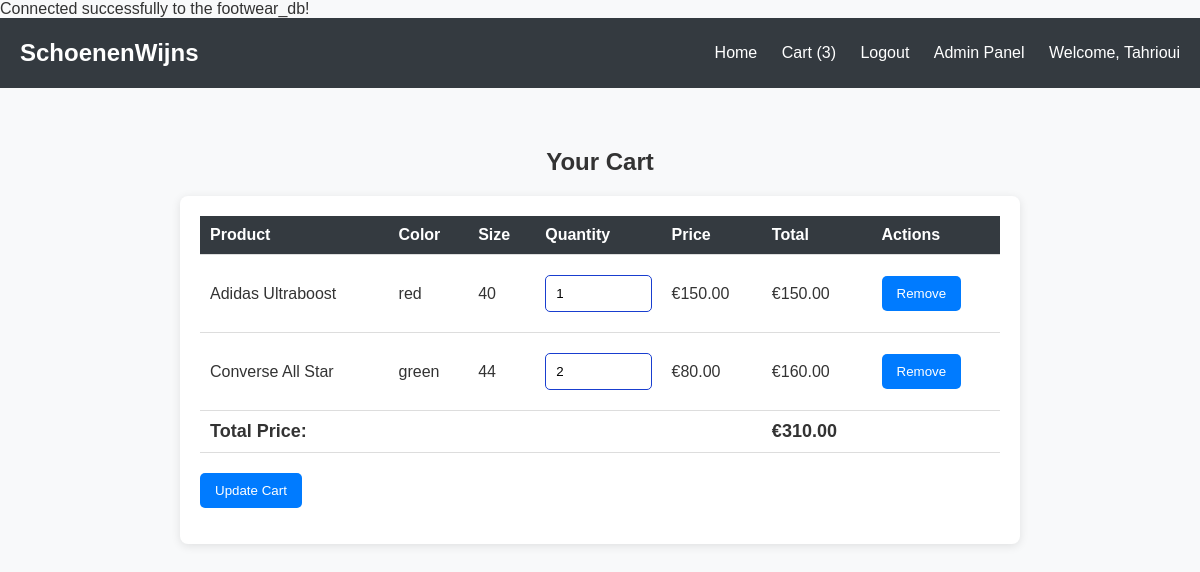
The app's page /footwear/cart.php (signed in) with its own data.
### tables this page shows
CREATE TABLE `cart` (
  `user_id` int(11) NOT NULL,
  `artikelnr` int(11) NOT NULL,
  `variantnr` int(11) NOT NULL,
  `aantal` int(11) DEFAULT NULL
);

CREATE TABLE `products` (
  `artikelnr` int(11) NOT NULL,
  `naam` varchar(100) DEFAULT NULL,
  `prijs` decimal(10,2) DEFAULT NULL,
  `type_of_shoe` varchar(50) DEFAULT NULL,
  `directory` varchar(255) DEFAULT NULL,
  `product_information` text DEFAULT NULL
);

CREATE TABLE `productvariant` (
  `artikelnr` int(11) NOT NULL,
  `variantnr` int(11) NOT NULL,
  `kleur` varchar(50) DEFAULT NULL,
  `maat` int(11) DEFAULT NULL,
  `stock` int(11) DEFAULT NULL,
  `bought_counter` int(11) DEFAULT NULL,
  `variant_directory` varchar(255) DEFAULT NULL
);

### footwear/cart.php (the view, shortened to what this page needs)
<?php
include 'connect.php';
$user_id = $_SESSION['user_id'];
$sql = "SELECT p.naam, pv.kleur, pv.maat, c.aantal, p.prijs, c.artikelnr, c.variantnr
        FROM Cart c
        JOIN ProductVariant pv ON c.artikelnr = pv.artikelnr AND c.variantnr = pv.variantnr
        JOIN Products p ON c.artikelnr = p.artikelnr
        WHERE c.user_id = ?";
$stmt = $conn->prepare($sql);
$stmt->bind_param("i", $user_id);
$stmt->execute();
$result = $stmt->get_result();
?>
<!DOCTYPE html>
<html lang="en">
<head>
    <link rel="stylesheet" href="css/style.css">
    <link rel="stylesheet" href="css/cart.css">
</head>
<body>
<header>
    <div class="logo">SchoenenWijns</div>
    <nav>
        <ul>
            <li><a href="index.php">Home</a></li>
            <?php if (isset($_SESSION['user_id'])): ?>
                <li><a href="cart.php">Cart (<?php echo isset($_SESSION['cart_count']) ? $_SESSION['cart_count'] : '0'; ?>)</a></li>
                <li><a href="logout.php">Logout</a></li>
                <?php if ($_SESSION['user_type'] == 'admin'): ?>
                    <li><a href="adminPanel.php">Admin Panel</a></li>
                <?php endif; ?>
                <li><a href="#">Welcome, <?php echo $_SESSION['voornaam']; ?></a></li>
            <?php else: ?>
                <li><a href="login_register.php">Login/Register</a></li>
            <?php endif; ?>
        </ul>
    </nav>
</header>
<main>
    <h2>Your Cart</h2>
    <div class="cart-items">
        <?php if ($result->num_rows > 0): ?>
            <form action="update_cart.php" method="POST">
                <table>
                    <tr>
                        <th>Product</th>
                        <th>Color</th>
                        <th>Size</th>
                        <th>Quantity</th>
                        <th>Price</th>
                        <th>Total</th>
                        <th>Actions</th>
                    </tr>
                    <?php
                    $total_price = 0;
                    while ($row = $result->fetch_assoc()):
                        $item_total = $row['aantal'] * $row['prijs'];
                        $total_price += $item_total;
                    ?>
                    <tr>
                        <td><?php echo $row['naam']; ?></td>
                        <td><?php echo $row['kleur']; ?></td>
                        <td><?php echo $row['maat']; ?></td>
                        <td>
                            <input type="number" name="quantities[<?php echo $row['artikelnr']; ?>][<?php echo $row['variantnr']; ?>]" value="<?php echo $row['aantal']; ?>" min="1" max="100">
                        </td>
                        <td>€<?php echo number_format($row['prijs'], 2); ?></td>
                        <td>€<?php echo number_format($item_total, 2); ?></td>
                        <td>
                            <button type="submit" name="remove" value="<?php echo $row['artikelnr'] . '-' . $row['variantnr']; ?>">Remove</button>
                        </td>
                    </tr>
                    <?php endwhile; ?>
                    <tr>
                        <td colspan="5" class="total">Total Price:</td>
                        <td class="total">€<?php echo number_format($total_price, 2); ?></td>
                        <td></td>
                    </tr>
                </table>
                <button type="submit" name="update_cart">Update Cart</button>
            </form>
        <?php else: ?>
            <p class="empty-cart">Your cart is empty.</p>
        <?php endif; ?>
    </div>
</main>
</body>
</html>

### footwear/css/style.css (style rules this page uses)
body { font-family: Arial, sans-serif; background-color: #f8f9fa; color: #353030; margin: 0; padding: 0; }
header { background-color: #292e33; color: white; padding: 10px 20px; display: flex; justify-content: space-between; align-items: center; }
.logo { font-size: 24px; font-weight: bold; }
nav ul { list-style: none; padding: 0; }
nav ul li { display: inline; margin-left: 20px; }
nav ul li a { color: white; text-decoration: none; }
main { padding: 40px 20px; }
h2, h3 { text-align: center; margin-bottom: 20px; }
input[type="text"], input[type="email"], input[type="password"], input[type="number"] { width: 100%; padding: 10px; margin: 10px 0; border: 1px solid #193ecf; border-radius: 5px; transition: border-color 0.3s; }
.cart-items { max-width: 800px; margin: 0 auto; padding: 20px; background-color: white; border-radius: 8px; box-shadow: 0 2px 10px rgba(0, 0, 0, 0.1); }
h2 { text-align: center; margin-top: 20px; }
table { width: 100%; border-collapse: collapse; margin-bottom: 20px; }
th, td { padding: 10px; text-align: left; border-bottom: 1px solid #ddd; }
th { background-color: #343a40; color: white; }
.total { font-weight: bold; font-size: 18px; }

### footwear/css/cart.css (style rules this page uses)
body { font-family: Arial, sans-serif; background-color: #f8f9fa; color: #333; margin: 0; padding: 0; }
header { background-color: #343a40; color: white; padding: 10px 20px; display: flex; justify-content: space-between; align-items: center; }
.logo { font-size: 24px; font-weight: bold; }
nav ul { list-style: none; padding: 0; }
nav ul li { display: inline; margin-left: 20px; }
nav ul li a { color: white; text-decoration: none; }
h2 { text-align: center; margin-top: 20px; }
.cart-items { max-width: 800px; margin: 0 auto; padding: 20px; background-color: white; border-radius: 8px; box-shadow: 0 2px 10px rgba(0, 0, 0, 0.1); }
table { width: 100%; border-collapse: collapse; margin-bottom: 20px; }
th, td { padding: 10px; text-align: left; border-bottom: 1px solid #ddd; }
th { background-color: #343a40; color: white; }
button { background-color: #007bff; color: white; border: none; padding: 10px 15px; border-radius: 5px; cursor: pointer; transition: background-color 0.3s ease; }
.total { font-weight: bold; font-size: 18px; }

### records on screen
cart: products.naam "Adidas Ultraboost", productvariant.kleur "red", productvariant.maat "40", variantnr+aantal "1", products.prijs "150.00"
cart: products.naam "Converse All Star", productvariant.kleur "green", productvariant.maat "44", aantal "2", products.prijs "80.00", aantal.prijs "160.00", $row['artikelnr'] 3 (drawn)

### other values on screen
$_SESSION['cart_count'] "3"
$_SESSION['voornaam'] "Tahrioui"
$total_price "310.00"
